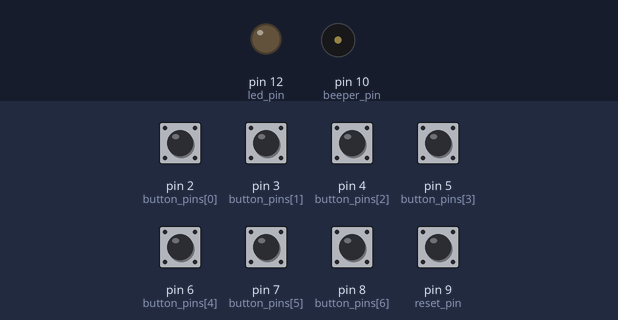
Bench run of a sketch on a simulated Arduino Uno, built with avr-gcc and run on an emulated ATmega328P. Shown: output pins drawn as LEDs (lit = HIGH), buzzer (waves = sounding, pin HIGH). Dashed ring = blinking. The test bench sets the inputs (shaded band); at power-on: pin 2 (button_pins[0]), pin 3 (button_pins[1]), pin 4 (button_pins[2]), pin 5 (button_pins[3]), pin 6 (button_pins[4]), pin 7 (button_pins[5]), pin 8 (button_pins[6]), pin 9 (reset_pin) HIGH.

Above: at 1.2 s.
1.3 s: pin 2 (button_pins[0]) pulled LOW for 0.15 s
At 1.45 s:
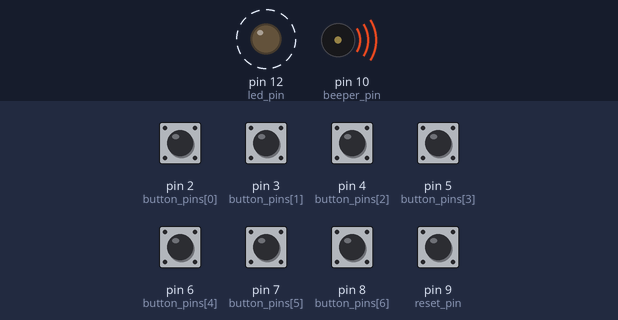
4.3 s: pin 9 (reset_pin) pulled LOW for 0.15 s
At 4.8 s:
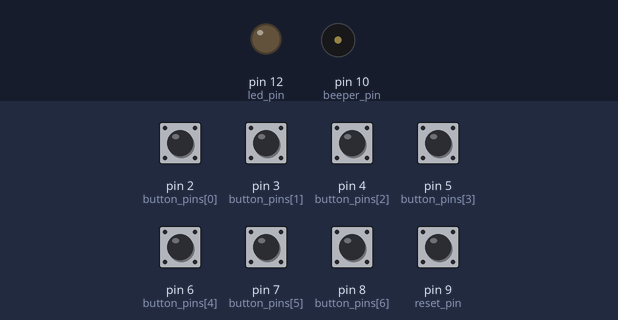
5.9 s: pin 3 (button_pins[1]) pulled LOW for 0.15 s
At 6.04 s:
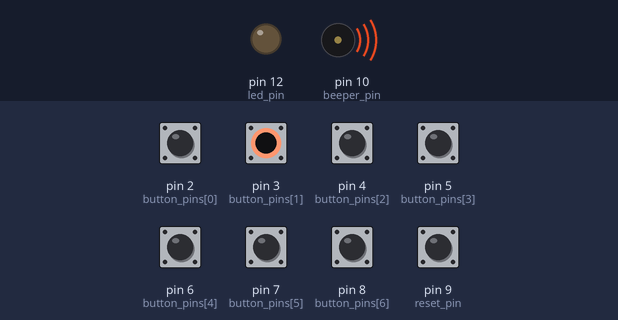
8.9 s: pin 9 (reset_pin) pulled LOW for 1 s
At 12.3 s:
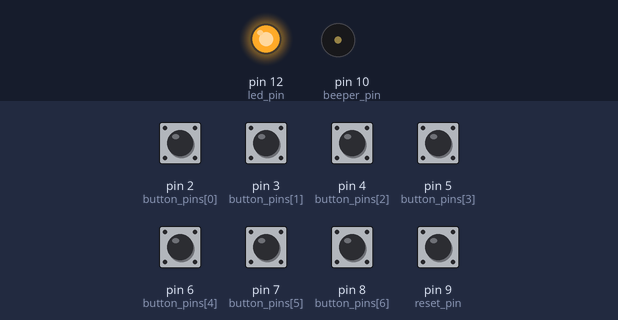
12.9 s: pin 2 (button_pins[0]) pulled LOW for 1 s
At 13.05 s:
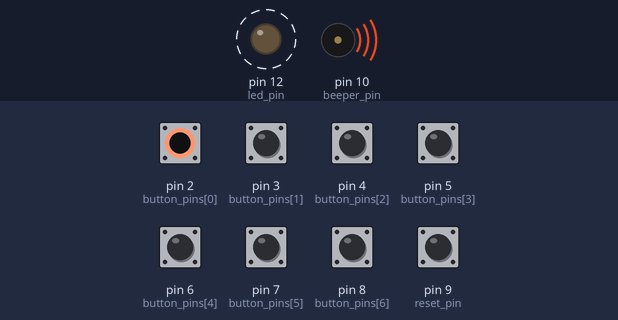
Timing chart, 0 to 16.9 s (numbered marks = the images above; inputs shaded):
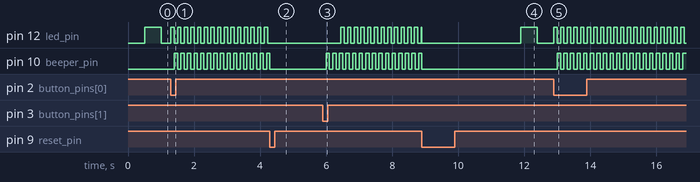

Measured:
- after the input at 1.3 s, pin 12 (led_pin): alternates HIGH for 0.10 s and LOW for 0.10 s, starting at once; pin 10 (beeper_pin): alternates HIGH for 0.10 s and LOW for 0.10 s, starting after 0.10 s
- after the input at 4.3 s, pin 12 (led_pin): stops changing and stays LOW; pin 10 (beeper_pin): goes on until 4.3 s, then stays LOW
- after the input at 5.9 s, pin 12 (led_pin): alternates HIGH for 0.10 s and LOW for 0.10 s, starting after 0.65 s; pin 10 (beeper_pin): alternates HIGH for 0.10 s and LOW for 0.10 s, starting after 0.10 s
- after the input at 8.9 s, pin 10 (beeper_pin): goes on until 8.9 s, then stays LOW
- after the input at 12.9 s, pin 12 (led_pin): alternates HIGH for 0.10 s and LOW for 0.10 s, starting after 0.10 s

The sketch:

button_bomb.ino
```cpp
#define BEEPER 1

#define COUNT_OF(x) (sizeof(x) / sizeof(*x))

#if BEEPER
#define BEEPER_IMPLEMENTATION
#include "beeper.h"

BeeperFreq beeper_frequencies[] = {
    {4800, 200, 60 * 1000L},               // 60
    {800, 200, 60 * 1000L},                // 60
    {400, 100, 30 * 1000L},                // 30
    {100, 100, 10 * 1000L},                // 10
    {0, BEEPER_FREQ_INFINITE, 3 * 1000L},  // 3
    {BEEPER_FREQ_INFINITE, 0, 13 * 1000L}, // 13
    {100, 100, 600L},                      // 0.6
    {BEEPER_FREQ_INFINITE, 0, 17 * 1000L}, // 17
};

BeeperFreq beeper_failed_freqs[] = {{100, 100, 0L}};

Beeper beeper;
#endif

enum {
    kStateInitial = 0,
    kStateFailed = 1,
    kStateSuccess = 2,
};
int blink_frequencies[] = {500, 100, 0};
int led_pin = 12;
int beeper_pin = 10;
int reset_pin = 9;
int button_pins[] = {2, 3, 4, 5, 6, 7, 8};
uint32_t blink_disable_timer = 0;

void setup() {
    pinMode(led_pin, OUTPUT);
    pinMode(reset_pin, INPUT_PULLUP);

    for (int i = 0; i < COUNT_OF(button_pins); ++i) {
        pinMode(button_pins[i], INPUT_PULLUP);
    }

#if BEEPER
    setupBeeper(beeper_pin, COUNT_OF(beeper_frequencies), beeper_frequencies, &beeper);
#endif
}

// int sequence[] = { 6, 0, 4, 6, 0, 1, 5, 2, 5, 0, 3 };
int sequence[] = {2, 1, 6, 5, 4, 3, 0};
int playback_counter = 0;
uint32_t last_time = 0;
bool led_state = false;
int state = kStateInitial;

void loop() {

#if BEEPER
    switch (state) {
    case kStateInitial:
    case kStateFailed:
        updateBeeper(&beeper);
        break;
    case kStateSuccess:
        stopBeeper(&beeper);
        break;
    default:
        break;
    }
#endif

    if (digitalRead(reset_pin) == LOW) { // pressed
        if (state == kStateFailed) {
            changeFrequencies(&beeper, COUNT_OF(beeper_frequencies), beeper_frequencies);
        }

        blink_disable_timer = millis() + 2000;
        led_state = false;
        digitalWrite(led_pin, LOW);
        state = kStateInitial;
        playback_counter = 0;
        return;
    }

    // set lights
    int frequency = blink_frequencies[state];
    if (state != kStateSuccess) {
        uint32_t now = millis();
        if ((now - last_time) > frequency && now > blink_disable_timer) {
            last_time = now;

            led_state = !led_state;
            digitalWrite(led_pin, led_state ? HIGH : LOW);
        }
    } else {
        digitalWrite(led_pin, LOW);
    }

    // Read input
    if (state == kStateInitial) {
        for (int i = 0; i < COUNT_OF(button_pins); ++i) {
            bool current_state = digitalRead(button_pins[i]) == LOW;

            if (current_state) {
                // Key down
                if (i == sequence[playback_counter]) {
                    // correct
                    playback_counter += 1;

                    if (playback_counter == COUNT_OF(sequence)) {
                        state = kStateSuccess;
                        break;
                    }
                } else if (playback_counter == 0 || i != sequence[playback_counter - 1]) {
                    // incorrect
                    state = kStateFailed;
                    changeFrequencies(&beeper, COUNT_OF(beeper_failed_freqs), beeper_failed_freqs);
                    break;
                }
            }
        }
    }
}
```

beeper.h
```cpp
#include <stdint.h>

#define BEEPER_FREQ_INFINITE 0xffff

struct BeeperFreq {
    uint16_t off_time; // how long beeper should stay off. BEEPER_FREQ_INFINITE -> don't turn on
    uint16_t on_time;  // how long beeper should stay on. BEEPER_FREQ_INFINITE -> don't turn off
    uint32_t duration; // how long until next frequency. 0 -> don't cycle to next frequency
};

struct Beeper {
    int pin_number;
    int freq_index;
    uint32_t last_time;
    uint32_t last_freq_update_time;

    BeeperFreq *frequencies;
    int freq_count;

    bool state;
};

void setupBeeper(int pin_number, int freq_count, BeeperFreq *frequencies, Beeper *out);
void changeFrequencies(Beeper *beeper, int freq_count, BeeperFreq *frequencies);
void updateBeeper(Beeper *beeper);
void stopBeeper(Beeper *beeper);

#ifdef BEEPER_IMPLEMENTATION

#include <Arduino.h>
#include <stdint.h>

#define COUNT_OF(x) (sizeof(x) / sizeof(*x))
void setupBeeper(int16_t pin_number, int freq_count, BeeperFreq *frequencies, Beeper *out) {
    uint32_t now = millis();

    *out = {};
    out->pin_number = pin_number;
    out->freq_index = 0;
    out->last_time = now;
    out->last_freq_update_time = now;

    out->frequencies = frequencies;
    out->freq_count = freq_count;

    out->state = false;

    pinMode(pin_number, OUTPUT);
}

void changeFrequencies(Beeper *beeper, int freq_count, BeeperFreq *frequencies) {
    beeper->freq_index = 0;
    beeper->freq_count = freq_count;
    beeper->frequencies = frequencies;

    uint32_t now = millis();
    beeper->last_time = now;
    beeper->last_freq_update_time = now;

    beeper->state = false;
    digitalWrite(beeper->pin_number, LOW);
}

void updateBeeper(Beeper *beeper) {
    uint32_t now = millis();
    BeeperFreq freq = beeper->frequencies[beeper->freq_index];

    uint16_t beeper_state_freq;
    if (beeper->state) { // Always turn beeper off after 100 ms
        beeper_state_freq = freq.on_time;
    } else {
        beeper_state_freq = freq.off_time;
    }

    if (beeper_state_freq != BEEPER_FREQ_INFINITE) {
        uint32_t elapsed = now - beeper->last_time;
        if (elapsed >= (uint32_t)beeper_state_freq) {
            beeper->last_time = now;

            beeper->state = !beeper->state;
            digitalWrite(beeper->pin_number, beeper->state ? HIGH : LOW);
        }
    }

    uint32_t freq_update_time = freq.duration;
    if (freq_update_time != 0) {
        uint32_t elapsed_freq_update = now - beeper->last_freq_update_time;
        if (elapsed_freq_update >= freq_update_time) {
            beeper->last_freq_update_time = now;
            beeper->freq_index = (beeper->freq_index + 1) % beeper->freq_count;
        }
    }
}
void stopBeeper(Beeper *beeper) {
    beeper->state = false;
    digitalWrite(beeper->pin_number, LOW);
}

#endif
```
